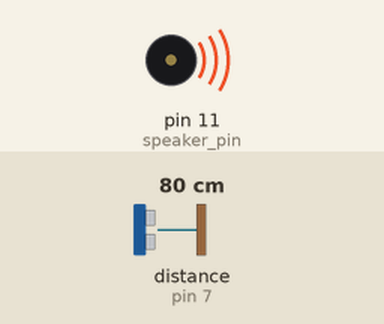
The sketch below on a simulated Arduino Uno, built with avr-gcc and run on an emulated ATmega328P. On the bench: buzzer (waves = sounding). Wiring (inferred from the names in the program): ultrasonic range finder: trigger pin 4; echo pin 7. The inputs (shaded band) are chosen by the test bench; at power-on: distance to the obstacle (sensor on pin 7) 80 cm. The echo pulse lasts 58.3 µs per cm; what the sketch prints to the serial monitor is not drawn.

Above: at 1.2 s.
1.3 s: distance to the obstacle (sensor on pin 7) set to 120 cm
Timing chart, 0 to 4.3 s (numbered marks = the images above; inputs shaded):
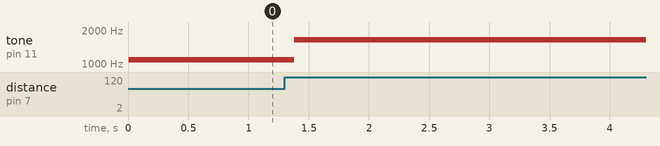

Measured:
- after the input at 1.3 s, tone on pin 11 (speaker_pin): 1091 Hz → 1646 Hz after 0.08 s

The sketch:

ultrasonic.ino
```cpp
const int trig_pin = 4;    //PRIG pin
const int pw_pin = 7;      //ECHO or PW pin
const int trig_delay = 25; //microsec

const int speaker_pin = 11;   //buzer

void setup() {
  pinMode(speaker_pin, OUTPUT);
  Serial.begin(9600);
}

void loop() {

   float dist = measureDistance(); //in cm

   float freq = 14.003 * dist - 15.01;
   tone(speaker_pin, freq);

   Serial.print(dist);
   Serial.println(" cm");

   delay(100);
}


float measureDistance(){
   long duration;
   //отправим одиночный импульс на ножку TRIG
   pinMode(trig_pin, OUTPUT);
   digitalWrite(trig_pin, LOW);
   delayMicroseconds(10);
   digitalWrite(trig_pin, HIGH);
   delayMicroseconds(trig_delay);
   digitalWrite(trig_pin, LOW);

   //измерим время ответа на импульс
   pinMode(pw_pin, INPUT);
   duration = pulseIn(pw_pin, HIGH);

   //convert to distance
   return  duration / 58.8;
}
```
